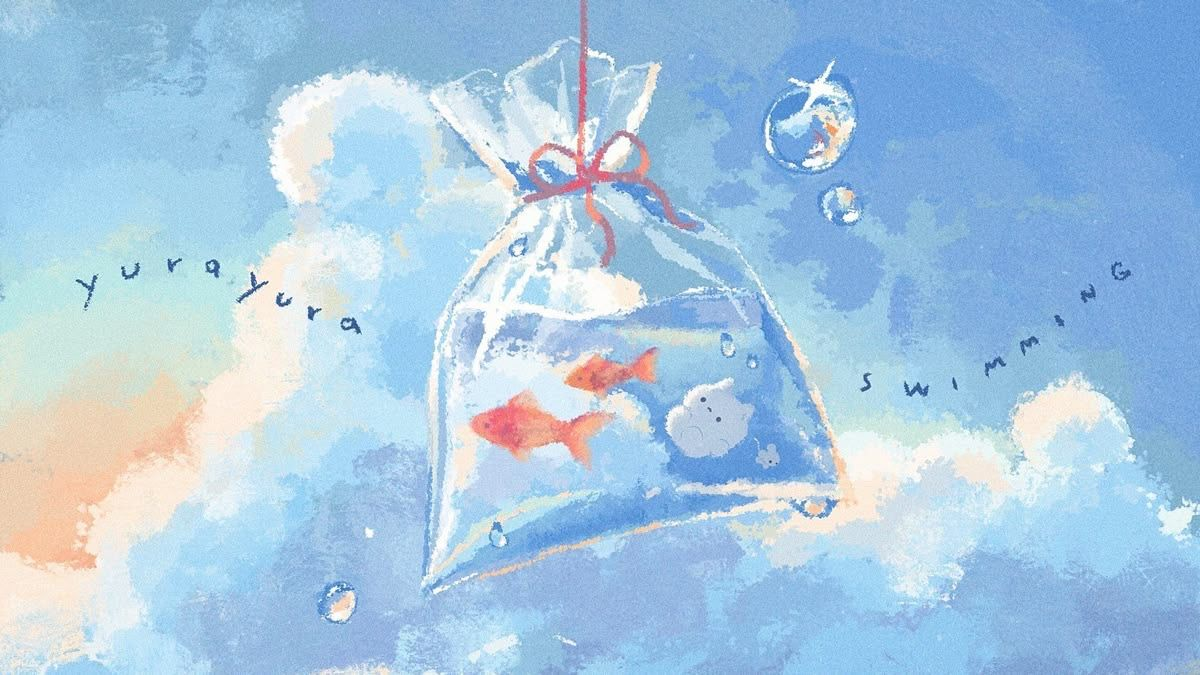
#> input picture docs/python-notebooks/OpenCV/OpenCV_datasets/white_fish.png, 1200 x 675 px
$ python 'HSV：更適合用來找顏色.py'
#> lines starting #> are read from the running program, lines starting #| are printed output that depends on the picture; after the words box and inside, x2 and y2 are one past the last pixel; in counts of white or black regions, pixels touching at a corner belong together
### 範例程式：偵測紅色區域
import cv2
import numpy as np

# 讀取圖片
image = cv2.imread("../OpenCV_datasets/white_fish.png")
#> image is the input picture: shape (675, 1200, 3); mean B, G, R 225.9, 200, 167.7

if image is None:
    print("圖片讀取失敗，請檢查路徑或檔名")
else:
    # BGR 轉 HSV
    hsv_image = cv2.cvtColor(image, cv2.COLOR_BGR2HSV)
#> hsv_image: shape (675, 1200, 3); mean H, S, V 93.6, 74.9, 230.2

    # 紅色在 HSV 中會分成兩段範圍
    lower_red_1 = np.array([0, 80, 80])
    upper_red_1 = np.array([10, 255, 255])

    lower_red_2 = np.array([170, 80, 80])
    upper_red_2 = np.array([180, 255, 255])

    # 建立紅色遮罩
    mask1 = cv2.inRange(hsv_image, lower_red_1, upper_red_1)
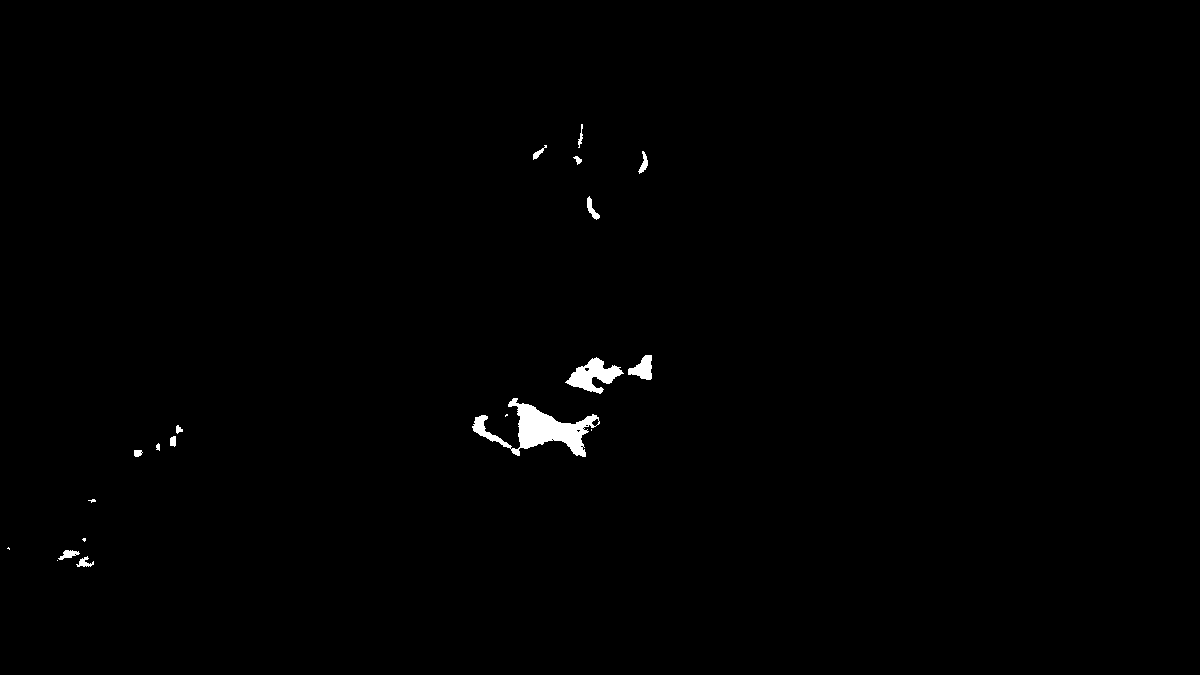
#> mask1: shape (675, 1200); 0.6% white; 20 white regions (6 under 20 px), largest, box (x1, y1, x2, y2) and area: (472, 398, 600, 457) 2665, (565, 357, 624, 394) 1006, (628, 355, 652, 380) 366
    mask2 = cv2.inRange(hsv_image, lower_red_2, upper_red_2)
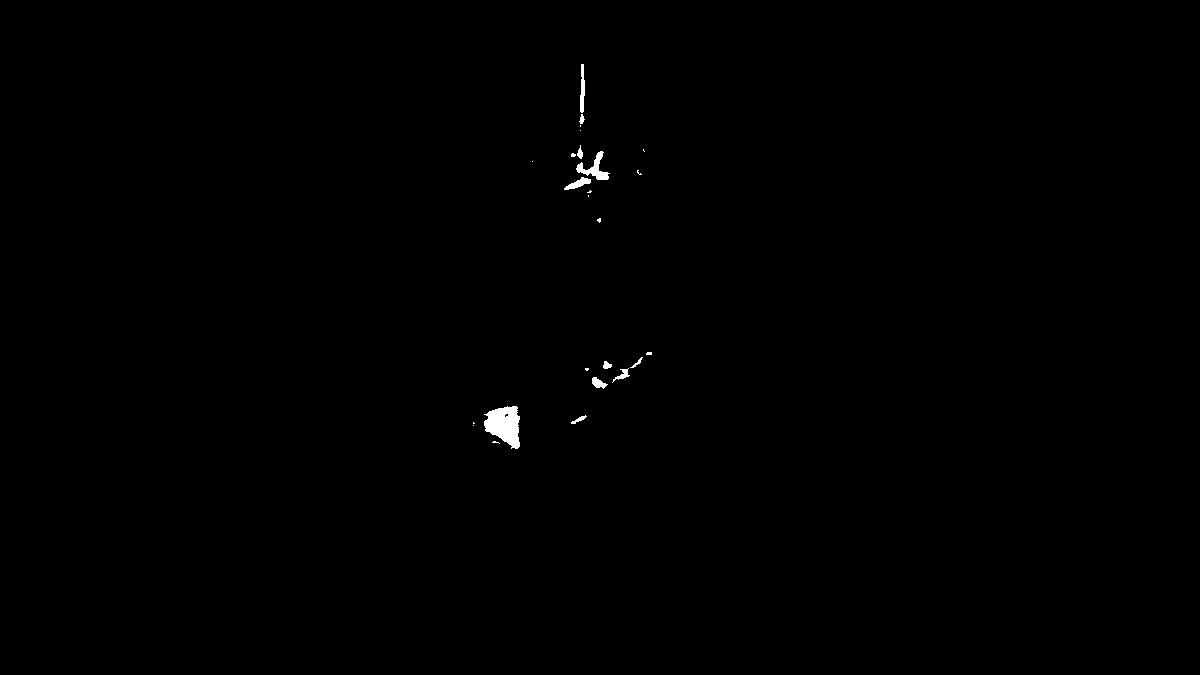
#> mask2: shape (675, 1200); 0.28% white; 25 white regions (14 under 20 px), largest, box (x1, y1, x2, y2) and area: (484, 406, 520, 449) 1047, (576, 151, 610, 180) 352, (580, 64, 585, 113) 177

    red_mask = mask1 + mask2
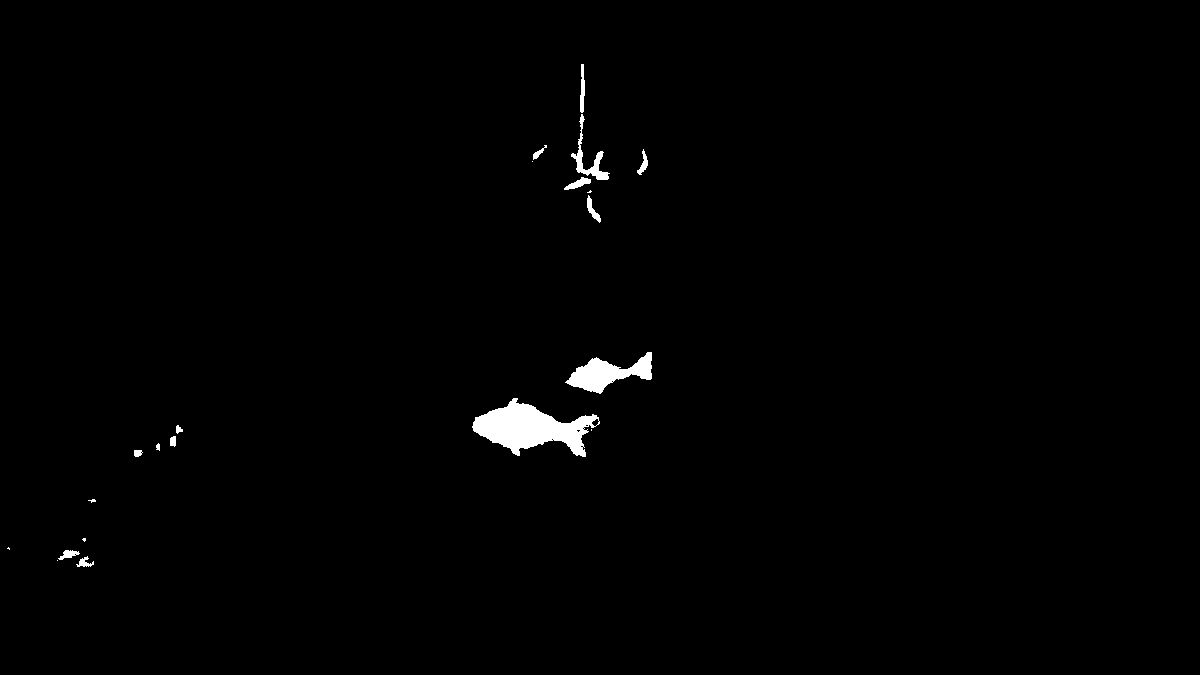
#> red_mask: shape (675, 1200); 0.88% white; 21 white regions (7 under 20 px), largest, box (x1, y1, x2, y2) and area: (472, 398, 600, 457) 3786, (565, 352, 652, 394) 1680, (571, 114, 610, 180) 549

    # 只保留紅色區域
    red_result = cv2.bitwise_and(image, image, mask=red_mask)

    cv2.imshow("Original Image", image)
    cv2.imshow("Red Mask", red_mask)
    cv2.imshow("Red Result", red_result)

    cv2.waitKey(0)
    cv2.destroyAllWindows()

$ run again, with docs/python-notebooks/OpenCV/OpenCV_datasets/Jacky_Wu.jpg saved as docs/python-notebooks/OpenCV/OpenCV_datasets/white_fish.png
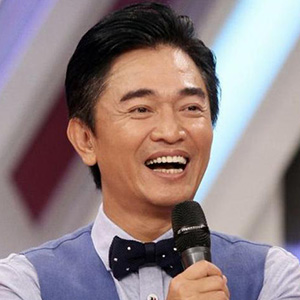
#> input picture docs/python-notebooks/OpenCV/OpenCV_datasets/Jacky_Wu.jpg, 300 x 300 px
#> image is the input picture: shape (300, 300, 3); mean B, G, R 130.1, 128.1, 145
#> hsv_image: shape (300, 300, 3); mean H, S, V 78, 68.6, 155.2
#> `mask1 = cv2.inRange(hsv_image, lower_red_1, upper_red_1)`:
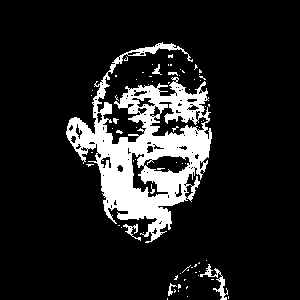
#> mask1: shape (300, 300); 13% white; 73 white regions (65 under 20 px), largest, box (x1, y1, x2, y2) and area: (66, 42, 212, 243) 10978, (200, 264, 228, 300) 229, (123, 224, 141, 241) 96
#> mask2: shape (300, 300); 0.81% white; 18 white regions (16 under 20 px), largest, box (x1, y1, x2, y2) and area: (11, 98, 58, 221) 456, (39, 165, 73, 211) 216
#> red_mask: shape (300, 300); 13.8% white; 83 white regions (73 under 20 px), largest, box (x1, y1, x2, y2) and area: (66, 42, 212, 243) 11000, (11, 98, 58, 221) 456, (200, 264, 228, 300) 229
#> `red_result = cv2.bitwise_and(image, image, mask=red_mask)`:
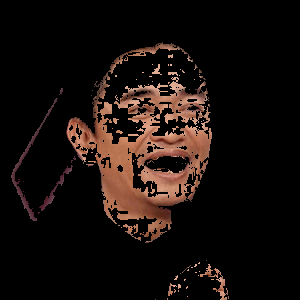
#> red_result: shape (300, 300, 3); mean B, G, R 11.7, 14.9, 22.9
